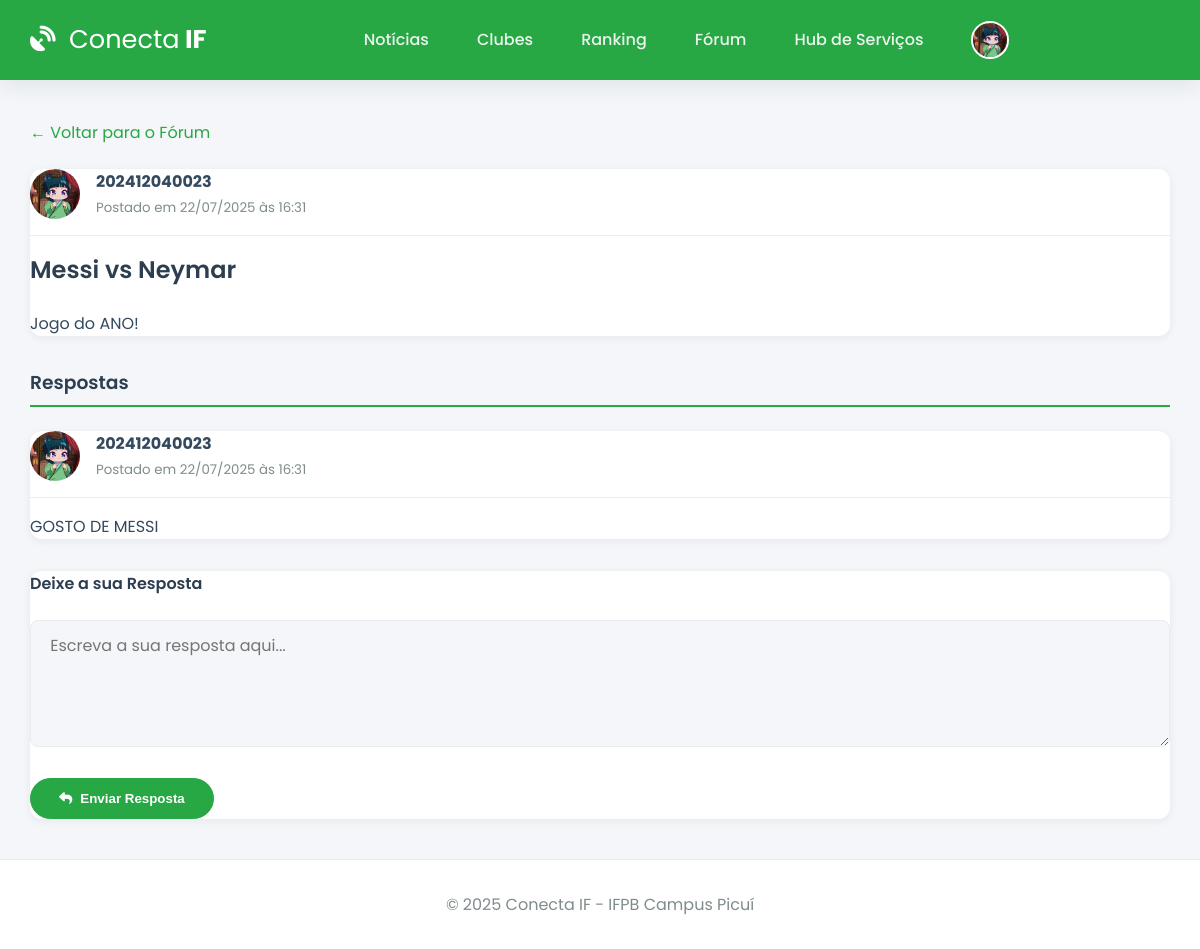
Screenshot of /forum/topico/1 (signed in) with the database file from the repository.
### app.py (models this page shows, shortened)
class User(db.Model):
    id = db.Column(db.Integer, primary_key=True)
    email = db.Column(db.String(120), unique=True, nullable=False)
    username = db.Column(db.String(12), unique=True, nullable=False)
    password_hash = db.Column(db.String(256), nullable=False)
    image_file = db.Column(db.String(100), nullable=False, default='default.jpg')
    eventos_inscritos = db.relationship('Evento', secondary=inscricao_evento_tabela, back_populates='alunos_inscritos', lazy='dynamic')
    clubes_membro = db.relationship('Clube', secondary=membros_clube_tabela, back_populates='membros', lazy='dynamic')
    topicos_criados = db.relationship('ForumTopico', backref='autor', lazy='dynamic', cascade="all, delete-orphan")
    posts_criados = db.relationship('ForumPost', backref='autor', lazy='dynamic', cascade="all, delete-orphan")

class ForumTopico(db.Model):
    id = db.Column(db.Integer, primary_key=True)
    titulo = db.Column(db.String(200), nullable=False)
    conteudo = db.Column(db.Text, nullable=False)
    data_criacao = db.Column(db.DateTime, nullable=False, default=lambda: datetime.now(timezone.utc))
    user_id = db.Column(db.Integer, db.ForeignKey('user.id'), nullable=False)
    posts = db.relationship('ForumPost', backref='topico', lazy='dynamic', cascade="all, delete-orphan")

class ForumPost(db.Model):
    id = db.Column(db.Integer, primary_key=True)
    conteudo = db.Column(db.Text, nullable=False)
    data_criacao = db.Column(db.DateTime, nullable=False, default=lambda: datetime.now(timezone.utc))
    user_id = db.Column(db.Integer, db.ForeignKey('user.id'), nullable=False)
    topico_id = db.Column(db.Integer, db.ForeignKey('forum_topico.id'), nullable=False)

### app.py (the view, shortened to what this page needs)
@app.route('/forum/topico/<int:topico_id>', methods=['GET', 'POST'])
@login_required
def detalhe_topico(topico_id):
    topico = ForumTopico.query.get_or_404(topico_id)
    posts = topico.posts.order_by(ForumPost.data_criacao.asc()).all()
    return render_template('detalhe_topico.html', topico=topico, posts=posts)

### app.py (called while the page is built)
@app.before_request
def load_logged_in_user():
    user_id = session.get('user_id')
    g.user = User.query.get(user_id) if user_id else None
    if user_id and g.user is None:
        session.clear()

def login_required(f):
    @wraps(f)
    def decorated_function(*args, **kwargs):
        if g.user is None:
            flash('Você precisa fazer login para acessar esta página.', 'warning')
            return redirect(url_for('login'))
        return f(*args, **kwargs)
    return decorated_function

@app.context_processor
def inject_user_and_year():
    return dict(current_user_data=g.user, current_year=datetime.now(timezone.utc).year)

### templates/detalhe_topico.html (shortened to what this page needs)
{% extends 'base.html' %}
{% block content %}
    <div class="back-link-container">
        <a href="{{ url_for('forum') }}">&larr; Voltar para o Fórum</a>
    </div>
    <div class="card topic-post">
        <div class="post-header">
            <img src="{{ url_for('static', filename='profile_pics/' + topico.autor.image_file) }}" class="post-author-img">
            <div class="post-author-info">
                <strong>{{ topico.autor.username }}</strong>
                <small>Postado em {{ topico.data_criacao.strftime('%d/%m/%Y às %H:%M') }}</small>
            </div>
        </div>
        <div class="post-body">
            <h2>{{ topico.titulo }}</h2>
            <p>{{ topico.conteudo }}</p>
        </div>
    </div>
    <h3 class="page-header" style="margin-top: 2rem;">Respostas</h3>
    <div class="post-thread">
        {% for post in posts %}
            <div class="card post">
                 <div class="post-header">
                    <img src="{{ url_for('static', filename='profile_pics/' + post.autor.image_file) }}" class="post-author-img">
                    <div class="post-author-info">
                        <strong>{{ post.autor.username }}</strong>
                        <small>Postado em {{ post.data_criacao.strftime('%d/%m/%Y às %H:%M') }}</small>
                    </div>
                </div>
                <div class="post-body">
                    <p>{{ post.conteudo }}</p>
                </div>
            </div>
        {% else %}
            <p class="text-muted">Nenhuma resposta ainda. Seja o primeiro a responder!</p>
        {% endfor %}
    </div>
    <div class="card reply-card">
        <h4>Deixe a sua Resposta</h4>
        <form method="POST">
            <div class="form-group">
                <textarea name="conteudo" class="form-input" rows="4" placeholder="Escreva a sua resposta aqui..." required></textarea>
            </div>
            <button type="submit" class="btn"><i class="fas fa-reply"></i> Enviar Resposta</button>
        </form>
    </div>
{% endblock %}

### templates/base.html (shortened to what this page needs)
<!DOCTYPE html>
<html lang="pt-br">
<head>
    <link rel="stylesheet" href="https://cdnjs.cloudflare.com/ajax/libs/font-awesome/6.5.2/css/all.min.css" />
    <link rel="stylesheet" href="{{ url_for('static', filename='css/style.css') }}">
</head>
<body>
    <header class="header">
        <div class="container">
            <nav class="navbar">
                <a class="navbar-brand" href="{{ url_for('noticias') if current_user_data else url_for('login') }}">
                    <i class="fas fa-satellite-dish"></i> <strong>Conecta</strong> IF
                </a>
                <div class="nav-links" id="nav-links">
                    {% if current_user_data %}
                        <a class="nav-item" href="{{ url_for('noticias') }}">Notícias</a>
                        <a class="nav-item" href="{{ url_for('clubes') }}">Clubes</a>
                        <a class="nav-item" href="{{ url_for('ranking') }}">Ranking</a>
                        <a class="nav-item" href="{{ url_for('forum') }}">Fórum</a>
                        <a class="nav-item" href="{{ url_for('hub_servicos') }}">Hub de Serviços</a>
                        <div class="nav-item user-menu">
                             <a class="user-menu-trigger" href="#">
                                 <img src="{{ url_for('static', filename='profile_pics/' + current_user_data.image_file) }}" class="nav-profile-image">
                                 <span>{{ current_user_data.username }}</span> <i class="fas fa-chevron-down dropdown-icon"></i>
                            </a>
                        </div>
                    {% else %}
                        <a href="{{ url_for('login') }}" class="nav-item">Entrar</a>
                        <a href="{{ url_for('register') }}" class="nav-item btn btn-outline">Registar</a>
                    {% endif %}
                </div>
            </nav>
        </div>
    </header>
    <main class="container">
        {% block content %}{% endblock %}
    </main>
    <footer class="footer">
        <p>&copy; {{ current_year }} Conecta IF - IFPB Campus Picuí</p>
    </footer>
</body>
</html>

### static/css/style.css (style rules this page uses)
:root { --ifpb-green: #28a745; --ifpb-green-dark: #218838; --dark-blue: #2c3e50; --light-gray: #ecf0f1; --medium-gray: #bdc3c7; --text-color: #34495e; --light-text: #7f8c8d; --background-color: #f4f6f9; --surface-color: #ffffff; --border-color: #e9ecef; --font-family-base: 'Poppins', sans-serif; --shadow-sm: 0 2px 8px rgba(44, 62, 80, 0.07); --shadow-md: 0 5px 20px rgba(44, 62, 80, 0.1); --border-radius: 12px; }
* { box-sizing: border-box; margin: 0; padding: 0; }
html { height: 100%; }
body { font-family: var(--font-family-base); background-color: var(--background-color); color: var(--text-color); display: flex; flex-direction: column; min-height: 100%; }
.container { width: 95%; max-width: 1200px; margin: 0 auto; }
main.container { flex-grow: 1; padding-top: 2.5rem; padding-bottom: 2.5rem; }
h1, h2, h3, h4 { font-weight: 600; color: var(--dark-blue); margin-bottom: 1.5rem; }
a { color: var(--ifpb-green); text-decoration: none; transition: color 0.2s; }
.header { background-color: var(--ifpb-green); padding: 0.8rem 0; box-shadow: var(--shadow-md); position: sticky; top: 0; z-index: 1000; }
.navbar { display: flex; justify-content: space-between; align-items: center; }
.navbar-brand { font-weight: 700; font-size: 1.6rem; color: var(--surface-color); }
.navbar-brand i { margin-right: 0.5rem; }
.navbar-brand strong { font-weight: 400; }
.nav-links { display: flex; align-items: center; gap: 1rem; }
.nav-item { color: rgba(255, 255, 255, 0.9); font-weight: 500; padding: 0.5rem 1rem; border-radius: var(--border-radius); transition: background-color 0.2s; }
.nav-profile-image { width: 38px; height: 38px; border-radius: 50%; margin-right: 10px; object-fit: cover; border: 2px solid var(--surface-color); }
.user-menu { position: relative; }
.user-menu-trigger { display: flex; align-items: center; cursor: pointer; }
.user-menu-trigger .dropdown-icon { font-size: 0.8em; margin-left: 0.5rem; transition: transform 0.2s; }
.card { background-color: var(--surface-color); border-radius: var(--border-radius); box-shadow: var(--shadow-sm); transition: all 0.3s ease-in-out; display: flex; flex-direction: column; height: 100%; }
.btn { background-color: var(--ifpb-green); border: 1px solid var(--ifpb-green); color: #fff; font-weight: 600; padding: 0.75rem 1.75rem; border-radius: 50px; transition: all 0.3s ease; cursor: pointer; text-align: center; display: inline-flex; align-items: center; gap: 0.5rem; justify-content: center; }
.form-group { margin-bottom: 1.5rem; text-align: left; }
.form-input, textarea.form-input { width: 100%; padding: 0.8rem 1.2rem; border-radius: 0.5rem; border: 1px solid var(--border-color); background-color: var(--background-color); transition: all 0.2s; font-size: 1rem; font-family: var(--font-family-base); }
.page-header { border-bottom: 2px solid var(--ifpb-green); padding-bottom: 0.5rem; }
.back-link-container { margin-bottom: 1.5rem; }
.post-header { display: flex; align-items: center; gap: 1rem; padding-bottom: 1rem; border-bottom: 1px solid var(--border-color); margin-bottom: 1rem; }
.post-author-img { width: 50px; height: 50px; border-radius: 50%; object-fit: cover; }
.post-author-info strong { display: block; }
.post-author-info small { color: var(--light-text); }
.post-thread { display: grid; gap: 1.5rem; }
.reply-card { margin-top: 2rem; }
.footer { padding: 2rem 0; background-color: var(--surface-color); text-align: center; margin-top: auto; border-top: 1px solid var(--border-color); }
.footer p { margin: 0; color: var(--light-text); }

### rows the page displays
User: image_file (placeholder picture), autor.username "202412040023"
ForumTopico: data_criacao "22/07/2025 às 16:31", titulo "Messi vs Neymar", conteudo "Jogo do ANO!"
ForumPost: image_file (placeholder picture), autor.username "202412040023", data_criacao "22/07/2025 às 16:31", conteudo "GOSTO DE MESSI"
